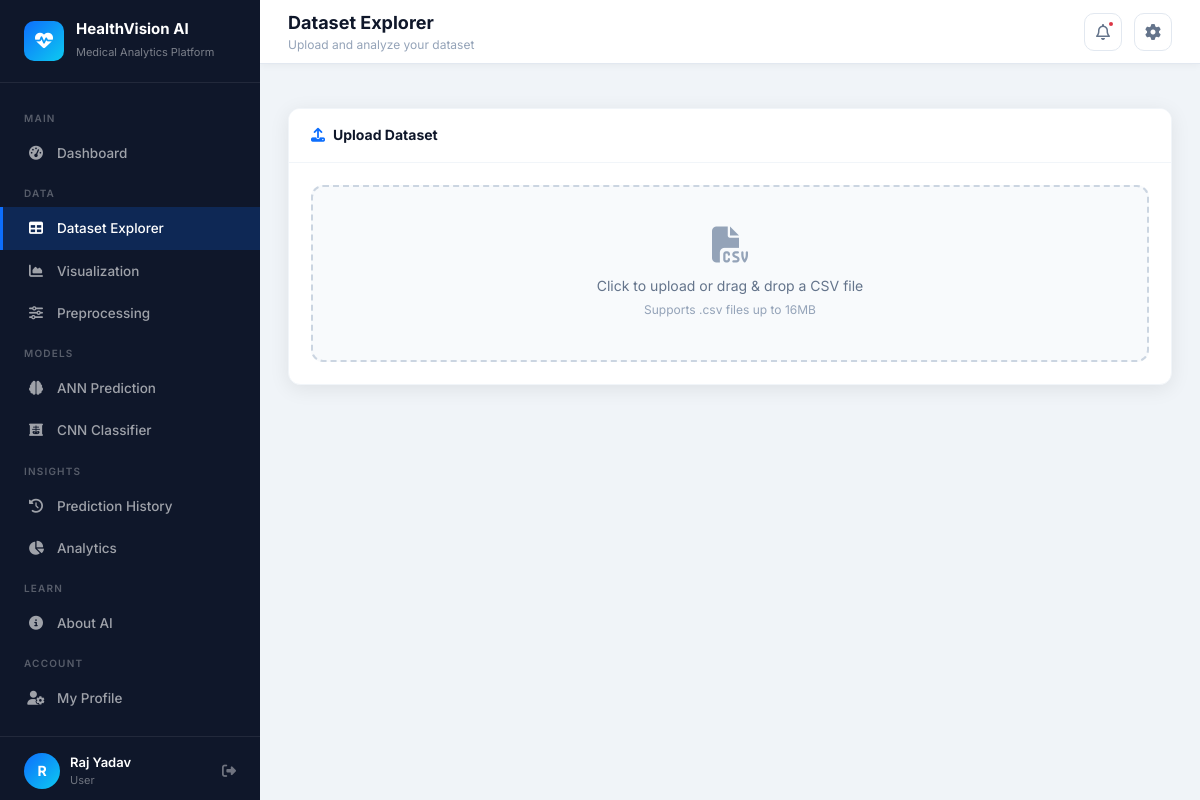
The app's page /explorer (signed in) with its own data.
### database/models.py (models this page shows, shortened)
class User(UserMixin, db.Model):
    __tablename__ = 'users'
    id = db.Column(db.Integer, primary_key=True)
    username = db.Column(db.String(80), unique=True, nullable=False)
    email = db.Column(db.String(120), unique=True, nullable=False)
    password_hash = db.Column(db.String(256), nullable=False)
    role = db.Column(db.String(20), default='user')
    created_at = db.Column(db.DateTime, default=datetime.utcnow)
    predictions = db.relationship('PredictionHistory', backref='user', lazy=True)

### routes/explorer.py (the view, shortened to what this page needs)
@explorer_bp.route('/explorer', methods=['GET', 'POST'])
@login_required
def index():
    analysis = None
    filename = session.get('explorer_file')
    return render_template('modules/explorer.html', analysis=analysis, filename=filename)

### templates/modules/explorer.html (shortened to what this page needs)
{% extends "base.html" %}
{% block page_title %}<span>Dataset Explorer</span><small>Upload and analyze your dataset</small>{% endblock %}
{% block content %}
<div class="row g-3">
    <div class="col-12">
        <div class="content-card">
            <div class="card-header">
                <h6><i class="fa-solid fa-upload"></i> Upload Dataset</h6>
            </div>
            <div class="card-body">
                <form method="POST" enctype="multipart/form-data" id="uploadForm">
                    <div class="upload-zone" id="dropZone" onclick="document.getElementById('csvInput').click()">
                        <i class="fa-solid fa-file-csv"></i>
                        <p>Click to upload or drag & drop a CSV file</p>
                        <span>Supports .csv files up to 16MB</span>
                    </div>
                </form>
            </div>
        </div>
    </div>
</div>
{% endblock %}

### templates/base.html (shortened to what this page needs)
<!DOCTYPE html>
<html lang="en">
<head>
    <link href="https://cdnjs.cloudflare.com/ajax/libs/font-awesome/6.5.0/css/all.min.css" rel="stylesheet">
    <link href="https://cdn.jsdelivr.net/npm/bootstrap@5.3.3/dist/css/bootstrap.min.css" rel="stylesheet">
    <link href="{{ url_for('static', filename='css/main.css') }}" rel="stylesheet">
</head>
<body>
<aside class="sidebar" id="sidebar">
    <div class="sidebar-brand">
        <div class="brand-icon"><i class="fa-solid fa-heart-pulse"></i></div>
        <div class="brand-text">
            <h5>HealthVision AI</h5>
            <small>Medical Analytics Platform</small>
        </div>
    </div>
    <nav class="sidebar-nav">
        <div class="nav-section-label">Main</div>
        <a href="{{ url_for('dashboard.index') }}" class="sidebar-link {% if request.endpoint == 'dashboard.index' %}active{% endif %}">
            <i class="fa-solid fa-gauge-high"></i> Dashboard
        </a>
        <div class="nav-section-label">Data</div>
        <a href="{{ url_for('explorer.index') }}" class="sidebar-link {% if 'explorer' in request.endpoint %}active{% endif %}">
            <i class="fa-solid fa-table"></i> Dataset Explorer
        </a>
        <a href="{{ url_for('viz.index') }}" class="sidebar-link {% if 'viz' in request.endpoint %}active{% endif %}">
            <i class="fa-solid fa-chart-area"></i> Visualization
        </a>
        <a href="{{ url_for('preprocess.index') }}" class="sidebar-link {% if 'preprocess' in request.endpoint %}active{% endif %}">
            <i class="fa-solid fa-sliders"></i> Preprocessing
        </a>
        <div class="nav-section-label">Models</div>
        <a href="{{ url_for('ann.index') }}" class="sidebar-link {% if 'ann' in request.endpoint %}active{% endif %}">
            <i class="fa-solid fa-brain"></i> ANN Prediction
        </a>
        <a href="{{ url_for('cnn.index') }}" class="sidebar-link {% if 'cnn' in request.endpoint %}active{% endif %}">
            <i class="fa-solid fa-x-ray"></i> CNN Classifier
        </a>
        <div class="nav-section-label">Insights</div>
        <a href="{{ url_for('history.index') }}" class="sidebar-link {% if 'history' in request.endpoint %}active{% endif %}">
            <i class="fa-solid fa-clock-rotate-left"></i> Prediction History
        </a>
        <a href="{{ url_for('analytics.index') }}" class="sidebar-link {% if 'analytics' in request.endpoint %}active{% endif %}">
            <i class="fa-solid fa-chart-pie"></i> Analytics
        </a>
        <div class="nav-section-label">Learn</div>
        <a href="{{ url_for('about.index') }}" class="sidebar-link {% if 'about' in request.endpoint %}active{% endif %}">
            <i class="fa-solid fa-circle-info"></i> About AI
        </a>
        <div class="nav-section-label">Account</div>
        <a href="{{ url_for('profile.index') }}" class="sidebar-link {% if 'profile' in request.endpoint %}active{% endif %}">
            <i class="fa-solid fa-user-gear"></i> My Profile
        </a>
    </nav>
    <div class="sidebar-footer">
        <div class="sidebar-user">
            <div class="avatar">{{ current_user.username[0].upper() }}</div>
            <div class="user-info">
                <div class="name">{{ current_user.username }}</div>
                <div class="role">{{ current_user.role | capitalize }}</div>
            </div>
            <a href="{{ url_for('auth.logout') }}" class="hv-tooltip" data-tip="Logout" style="color:rgba(255,255,255,0.4); font-size:14px;">
                <i class="fa-solid fa-right-from-bracket"></i>
            </a>
        </div>
    </div>
</aside>
<div class="main-wrapper">
    <header class="topbar">
        <div class="topbar-title">
            {% block page_title %}<span>Dashboard</span>{% endblock %}
        </div>
        <div class="topbar-actions">
            <div class="topbar-btn hv-tooltip" data-tip="Notifications">
                <i class="fa-regular fa-bell"></i>
                <span class="notif-dot"></span>
            </div>
            <div class="topbar-btn hv-tooltip" data-tip="Settings">
                <i class="fa-solid fa-gear"></i>
            </div>
        </div>
    </header>
    <main class="page-content">
        {% block content %}{% endblock %}
    </main>
</div>
</body>
</html>

### records on screen
User: username "R", username "Raj Yadav", role "User"
